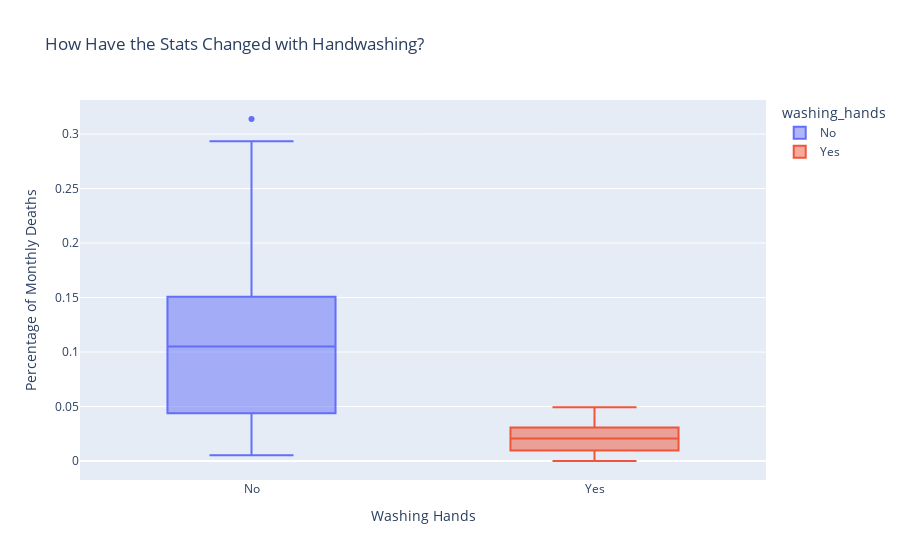

The cell this chart's notebook holds for it:
### Code cell
box = px.box(df_monthly,
            x='washing_hands',
            y='pct_deaths',
            color='washing_hands',
            title='How Have the Stats Changed with Handwashing?')

box.update_layout(xaxis_title='Washing Hands',
            yaxis_title='Percentage of Monthly Deaths')

box.show()

### Figure 1 — Plotly figure (JSON) as saved in the notebook; plotly's stock layout.template omitted (floating-point values rounded to 4 significant figures)
{"data": [{"alignmentgroup": "True", "hovertemplate": "washing_hands=%{x}<br>pct_deaths=%{y}<extra></extra>", "legendgroup": "No", "marker": {"color": "#636efa"}, "name": "No", "notched": false, "offsetgroup": "No", "orientation": "v", "showlegend": true, "type": "box", "x": ["No", "No", "No", "No", "No", "No", "No", "No", "No", "No", "No", "No", "No", "No", "No", "No", "No", "No", "No", "No", "No", "No", "No", "No", "No", "No", "No", "No", "No", "No", "No", "No", "No", "No", "No", "No", "No", "No", "No", "No", "No", "No", "No", "No", "No", "No", "No", "No", "No", "No", "No", "No", "No", "No", "No", "No", "No", "No", "No", "No", "No", "No", "No", "No", "No", "No", "No", "No", "No", "No", "No", "No", "No", "No", "No", "No"], "x0": " ", "xaxis": "x", "y": [0.1457, 0.07531, 0.04332, 0.01569, 0.007843, 0.05, 0.08421, 0.01351, 0.01878, 0.1102, 0.2255, 0.2085, 0.1222, 0.1023, 0.1074, 0.03226, 0.06593, 0.2078, 0.2546, 0.1839, 0.2934, 0.2297, 0.3138, 0.1912, 0.1597, 0.1241, 0.1193, 0.06098, 0.04082, 0.005236, 0.01554, 0.02262, 0.176, 0.07143, 0.08051, 0.1516, 0.1128, 0.1703, 0.1731, 0.05833, 0.02679, 0.04369, 0.0632, 0.01224, 0.03226, 0.1102, 0.1055, 0.07591, 0.04745, 0.04452, 0.04231, 0.04392, 0.07143, 0.06122, 0.03586, 0.1055, 0.1484, 0.1094, 0.1049, 0.1339, 0.1809, 0.1543, 0.1897, 0.1344, 0.1015, 0.131, 0.1806, 0.1439, 0.1496, 0.1077, 0.05369, 0.03215, 0.01923, 0.03607, 0.1827, 0.1224], "y0": " ", "yaxis": "y"}, {"alignmentgroup": "True", "hovertemplate": "washing_hands=%{x}<br>pct_deaths=%{y}<extra></extra>", "legendgroup": "Yes", "marker": {"color": "#EF553B"}, "name": "Yes", "notched": false, "offsetgroup": "Yes", "orientation": "v", "showlegend": true, "type": "box", "x": ["Yes", "Yes", "Yes", "Yes", "Yes", "Yes", "Yes", "Yes", "Yes", "Yes", "Yes", "Yes", "Yes", "Yes", "Yes", "Yes", "Yes", "Yes", "Yes", "Yes", "Yes", "Yes"], "x0": " ", "xaxis": "x", "y": [0.02239, 0.012, 0.01894, 0.0458, 0.03957, 0.04472, 0.0293, 0.03534, 0.006873, 0, 0.006557, 0.009585, 0.01136, 0.003717, 0, 0.009615, 0.02341, 0.02903, 0.0134, 0.02233, 0.03085, 0.04926], "y0": " ", "yaxis": "y"}], "layout": {"boxmode": "overlay", "legend": {"title": {"text": "washing_hands"}, "tracegroupgap": 0}, "title": {"text": "How Have the Stats Changed with Handwashing?"}, "xaxis": {"anchor": "y", "categoryarray": ["No", "Yes"], "categoryorder": "array", "domain": [0, 1], "title": {"text": "Washing Hands"}}, "yaxis": {"anchor": "x", "domain": [0, 1], "title": {"text": "Percentage of Monthly Deaths"}}}}
